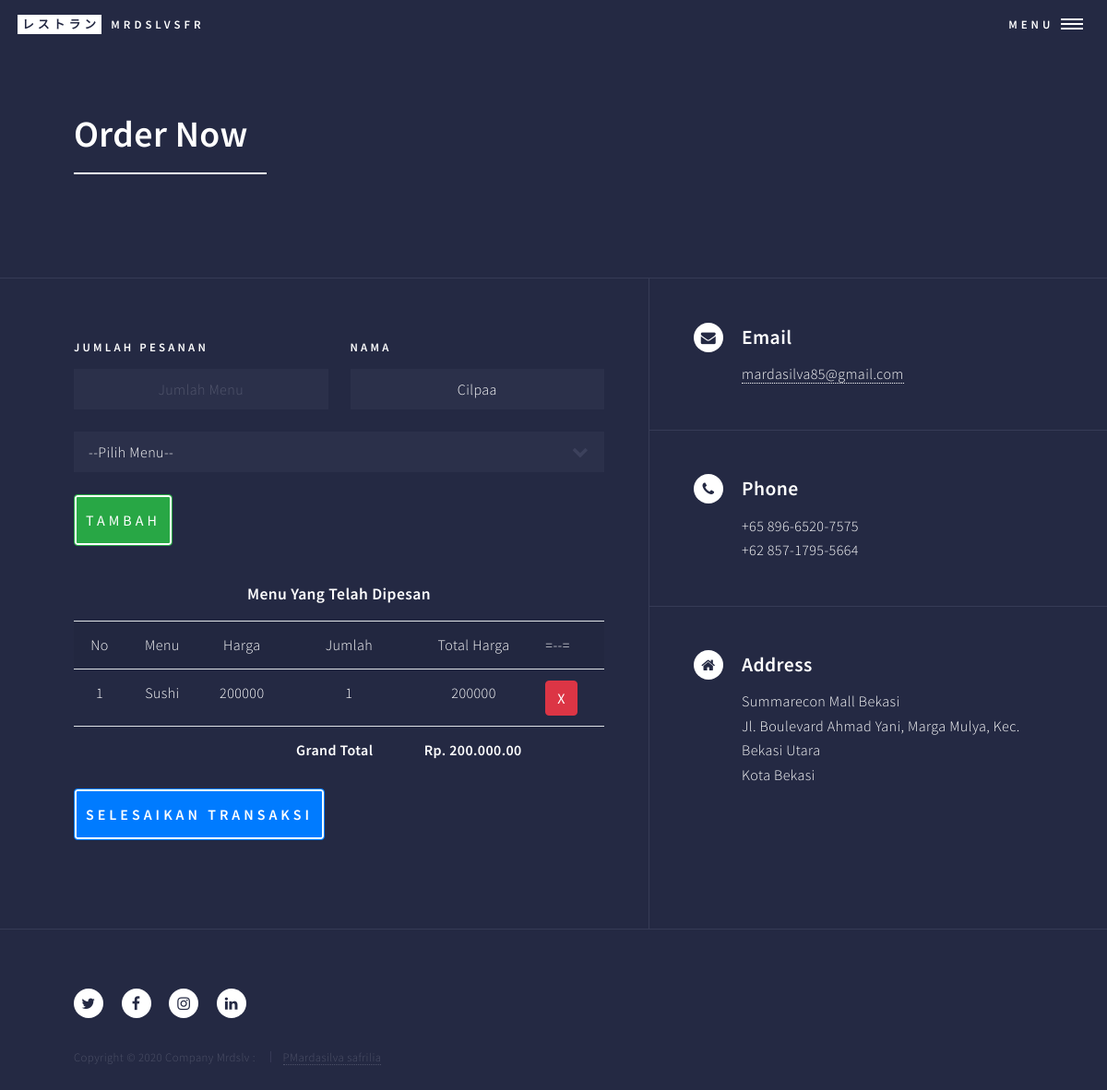
Page /order_proses.php?nomor_transaksi=INV/2023/0001 on the committed database.
### tables this page shows
CREATE TABLE `transaksi` (
  `id_transaksi` int(11) NOT NULL,
  `waktu_transaksi` datetime NOT NULL,
  `nomor_transaksi` varchar(30) NOT NULL,
  `grand_total_harga` int(11) NOT NULL DEFAULT 0,
  `nama_pembeli` varchar(30) NOT NULL,
  `id_user` int(11) NOT NULL,
  `status_transaksi` enum('selesai','onproses') NOT NULL
);

CREATE TABLE `detail_transaksi` (
  `id_detail_transaksi` int(11) NOT NULL,
  `id_transaksi` int(11) NOT NULL,
  `id_menu` int(11) NOT NULL,
  `jumlah_menu` int(11) NOT NULL,
  `total_harga` int(11) NOT NULL
);

CREATE TABLE `menu` (
  `id_menu` int(11) NOT NULL,
  `id_kategori_menu` int(11) NOT NULL,
  `nama_menu` varchar(30) NOT NULL,
  `deskripsi_menu` varchar(255) NOT NULL,
  `harga_menu` int(11) NOT NULL,
  `status_menu` enum('tersedia','habis') NOT NULL,
  `foto_menu` varchar(255) NOT NULL
);

### order_proses.php (the view, shortened to what this page needs)
<?php
include("config/koneksi.php");
?>
<!DOCTYPE HTML>
<html>
  <head>
    <link rel="stylesheet" href="customer/assets/bootstrap/css/bootstrap.min.css" />
    <link rel="stylesheet" href="customer/assets/css/main.css" />
  </head>
  <body class="is-preload">
    <div id="wrapper">
      <header id="header" class="alt">
        <a href="index.php" class="logo">
          <strong> レストラン</strong>
          <span>Mrdslvsfr</span>
        </a>
        <nav>
          <a href="#menu">Menu</a>
        </nav>
      </header>
      <div id="main" class="alt">
        <section id="one">
          <div class="inner">
            <header class="major">
              <h1>Order Now</h1>
            </header>
          </div>
        </section>
      </div>
      <section id="contact">
        <div class="inner">
          <section>
            <form action="" method="POST">
              <div class="fields">
                <div class="field half">
                  <label for="jumlah_menu">Jumlah Pesanan</label>
                  <input style="text-align:center;" type="text" name="jumlah_menu" placeholder="Jumlah Menu">
                </div>
                <div class="field half">
                  <?php
                  $nomor_transaksi = $_GET['nomor_transaksi'];
                  $query = $koneksi->query("SELECT * FROM transaksi
                                            WHERE nomor_transaksi = '$nomor_transaksi'");
                  $hasil= $query->fetch_object();
                  ?>
                  <label for="name">Nama</label>
                  <input style="text-align:center;" type="text" name="nama_pembeli" value="<?= $hasil->nama_pembeli ?>" placeholder="Nama Pembeli" disabled>
                </div>
                <div class="field">
                  <select name="id_menu">Menu </label>
                    <option value="">--Pilih Menu--</option>
                  </select>
                </div>
                <div class="field half">
                  <button type="submit" class="btn btn-success"> Tambah </button>
                </div>
                <div class="field">
                  <h4 class="text-center mt-3 mb-3">Menu Yang Telah Dipesan</h4>
                  <table class="table table-striped">
                    <tr>
                      <th style="text-align: center;">No</th>
                      <th style="text-align: center;">Menu</th>
                      <th style="text-align: center;">Harga</th>
                      <th style="text-align: center;">Jumlah</th>
                      <th style="text-align: center;">Total Harga</th>
                      <th> =--=</th>
                    </tr>
                    <?php
                    $no =1;
                    $query_select_dt = $koneksi->query("SELECT * FROM detail_transaksi
                                                        JOIN transaksi ON detail_transaksi.id_transaksi = transaksi.id_transaksi
                                                        JOIN menu ON detail_transaksi.id_menu = menu.id_menu
                                                        WHERE transaksi.nomor_transaksi = '$_GET[nomor_transaksi]'
                                                         ");
                    if(!empty($query_select_dt->num_rows)) {
                      while ($hasil_select_dt = $query_select_dt->fetch_object()) { ?>
                      <tr>
                        <td style="text-align: center;"><?= $no ?></td>
                        <td style="text-align: center;"><?= $hasil_select_dt->nama_menu ?></td>
                        <td style="text-align: center;"><?= $hasil_select_dt->harga_menu ?></td>
                        <td style="text-align: center;"><?= $hasil_select_dt->jumlah_menu ?></td>
                        <td style="text-align: center;"><?= $hasil_select_dt->total_harga ?></td>
                        <td>
                          <a class="btn btn-danger" href="order-delete.php?id_detail_transaksi=<?= $hasil_select_dt->id_detail_transaksi ?>&nomor_transaksi=<?= $hasil_select_dt->nomor_transaksi ?>">
                          X</a>
                        </td>
                      <tr>
                    <?php
                    $no++;
                    }
                    }
                    ?>
                     <tr>
            <?php
            $query_select_tr = $koneksi->query("SELECT * FROM transaksi
                                                WHERE nomor_transaksi = '$_GET[nomor_transaksi]' ");
            $id_transaksi = $query_select_tr->fetch_object()->id_transaksi;
            $query_sum_dt = $koneksi->query("SELECT SUM(total_harga) AS grandtotal
                                            FROM detail_transaksi WHERE id_transaksi = '$id_transaksi' ");
            $grand_total = $query_sum_dt->fetch_object()->grandtotal;
            ?>
            <td colspan="3"></td>
            <td colspan="1"><b>Grand Total</b></td>
            <td colspan="2"><b>Rp. <?= number_format($grand_total,2,".",".")?></b></td>
        </tr>
                  </table>
      </form>
      <tr>
            <td colspan="6">
                <div class="d-grid">
                <form action="order-final.php" method="post">
                        <button class="btn btn-primary" type="submit"><b>Selesaikan Transaksi</b></button>
                    </form>
                </div>
            </td>
        </tr>
          </section>
          <section class="split">
            <section>
              <div class="contact-method">
                <span class="icon alt fa-envelope"></span>
                <h3>Email</h3>
                <a href="#">mardasilva85@gmail.com</a>
              </div>
            </section>
            <section>
              <div class="contact-method">
                <span class="icon alt fa-phone"></span>
                <h3>Phone</h3>
                <span>+65 896-6520-7575</span>
                <br>
                <span>+62 857-1795-5664</span>
              </div>
            </section>
            <section>
              <div class="contact-method">
                <span class="icon alt fa-home"></span>
                <h3>Address</h3>
                <span>Summarecon Mall Bekasi <br> Jl. Boulevard Ahmad Yani, Marga Mulya, Kec. Bekasi Utara <br> Kota Bekasi </span>
              </div>
            </section>
          </section>
        </div>
      </section>
      <footer id="footer">
        <div class="inner">
          <ul class="icons">
            <li>
              <a href="#" class="icon alt fa-twitter">
              </a>
            </li>
            <li>
              <a href="#" class="icon alt fa-facebook">
              </a>
            </li>
            <li>
              <a href="#" class="icon alt fa-instagram">
              </a>
            </li>
            <li>
              <a href="#" class="icon alt fa-linkedin">
              </a>
            </li>
          </ul>
          <ul class="copyright">
            <li>Copyright © 2020 Company Mrdslv :</li>
            <li>
              <a href="https://www.phpjabbers.com/">PMardasilva safrilia</a>
            </li>
          </ul>
        </div>
      </footer>
    </div>
  </body>
</html>

### rows in the picture
transaksi: nama_pembeli "Cilpaa"
detail_transaksi: id_menu.nama_menu "Sushi", id_menu.harga_menu "200000", jumlah_menu "1", total_harga "200000"

### other values in the picture
$grand_total "200.000.00"
